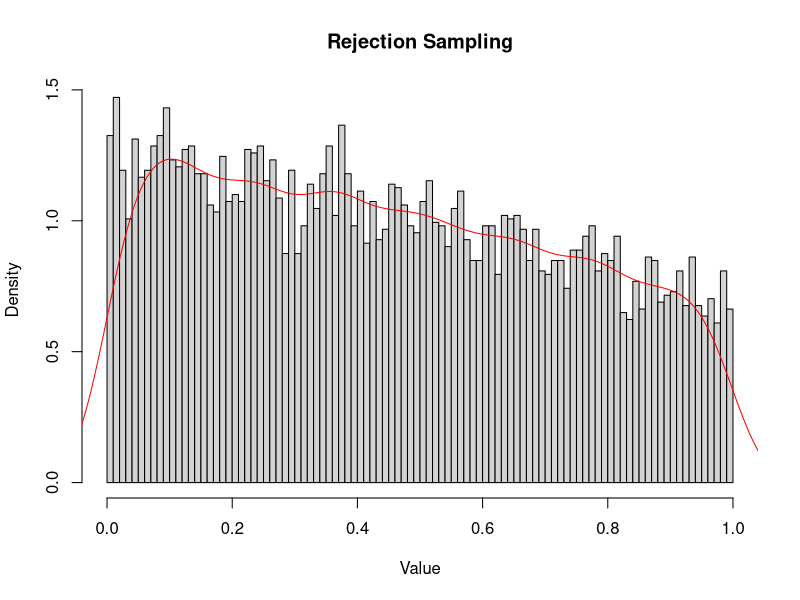

This figure's R source:
# Part (a)

# random generation
rmixbeta <- function(n, pi, alpha, beta) {
  k <- sample.int(length(pi), n, replace = TRUE, prob = pi)
  rbeta(n, alpha[k], beta[k])
}

set.seed(123)

theta <- 2
vbeta <- 2
pi <- c(beta(theta,1), 2*beta(1,vbeta))
alpha <- c(theta, 1)
beta <- c(1, vbeta)
sample <- rmixbeta(1e4, pi, alpha, beta)

f <- function(x) {x^(theta-1)/(1+x^2)+sqrt(2+x^2)*(1-x)^(beta-1)}
g <- function(x) {x^(theta-1)+2*(1-x)^(beta-1)}
simu <- function (x) {
  u <- runif(1, 0, g(x))
  if (any(u < f(x)))
    return(x)
}

simu.list <- sapply(sample, simu)
simu.result <- matrix(unlist(simu.list), nr = 1) 
hist(simu.result, 100, freq = FALSE, main = "Rejection Sampling", xlab = "Value")
estimation <- density(simu.result)
lines(estimation, col = "red")

